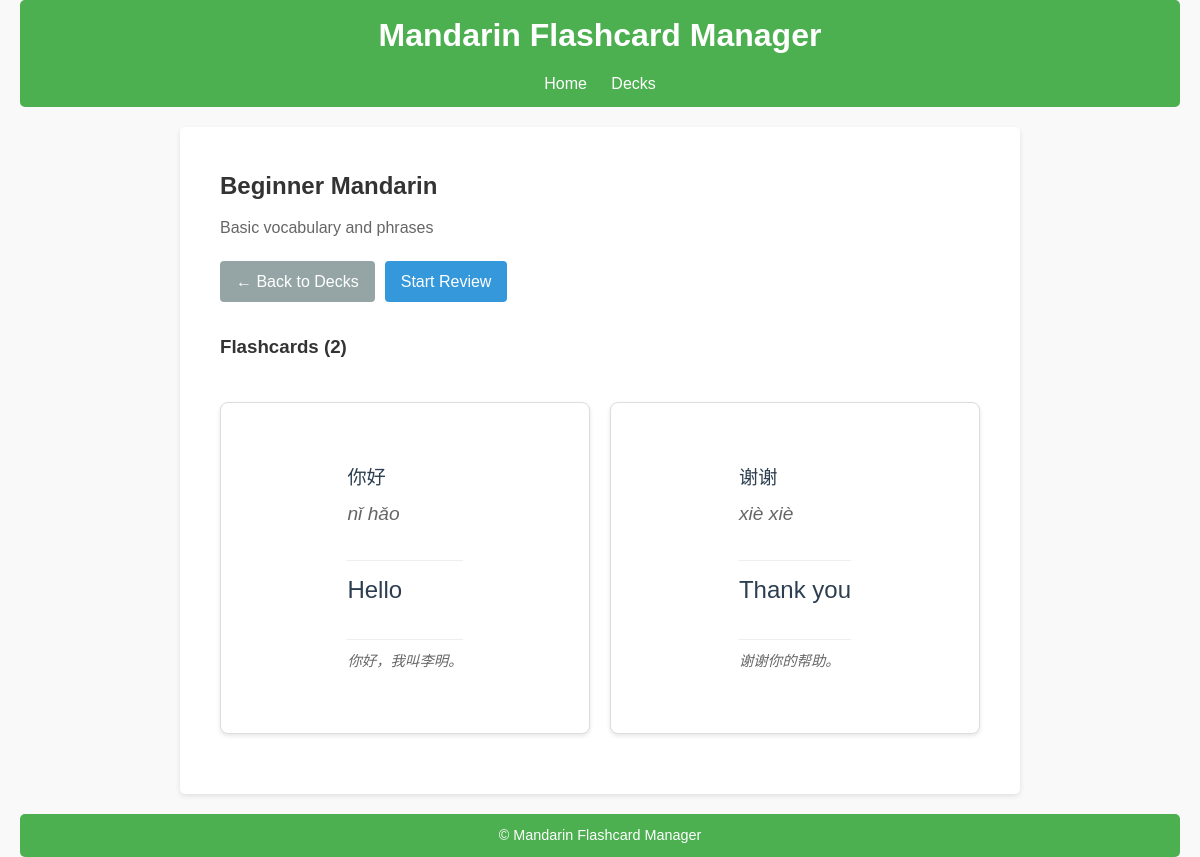
The app's page /decks/view/1 with its own data.
### src/database/models/deck.py (models this page shows)
class Deck(Base):
    __tablename__ = "decks"
    id = Column(Integer, primary_key=True, index=True)
    name = Column(String, unique=True, nullable=False)
    description = Column(String, nullable=True)
    flashcards = relationship("Flashcard", back_populates="deck", cascade="all, delete")

### src/database/models/flashcard.py (models this page shows)
class Flashcard(Base):
    __tablename__ = "flashcards"
    id = Column(Integer, primary_key=True, index=True)
    deck_id = Column(Integer, ForeignKey("decks.id", ondelete="CASCADE"), nullable=False)
    word = Column(String, nullable=False)
    pinyin = Column(String, nullable=False)
    translation = Column(String, nullable=False)
    example_sentence = Column(String, nullable=True)  # nullable=True since it's optional
    deck = relationship("Deck", back_populates="flashcards")

### src/routes/decks.py (the view)
@decks_bp.route("/view/<int:deck_id>", methods=["GET"])
def view_deck(deck_id):
    db = next(get_db())
    try:
        deck = db.query(Deck).filter(Deck.id == deck_id).first()
        if not deck:
            abort(404, description="Deck not found")
        return render_template('deck_detail.html', deck=deck)
    finally:
        db.close()

### src/database/db.py (called while the page is built)
def get_db():
    db = SessionLocal()
    try:
        yield db
    finally:
        db.close()

### src/templates/deck_detail.html (shortened to what this page needs)
{% extends "base.html" %}
{% block content %}
<div class="deck-detail-container">
    <div class="deck-header">
        <h2>{{ deck.name }}</h2>
        {% if deck.description %}
            <p class="deck-description">{{ deck.description }}</p>
        {% endif %}
    </div>
    <div class="deck-actions">
        <a href="{{ url_for('decks.view_decks') }}" class="button back-btn">← Back to Decks</a>
        <a href="{{ url_for('review.start_review', deck_id=deck.id) }}" class="button review-btn">Start Review</a>
    </div>
    <div class="flashcards-section">
        <h3>Flashcards ({{ deck.flashcards|length }})</h3>
        {% if deck.flashcards %}
            <div class="flashcard-grid">
                {% for card in deck.flashcards %}
                    <div class="flashcard">
                        <div class="card-content">
                            <div class="chinese">
                                <span class="word">{{ card.word }}</span>
                                <span class="pinyin">{{ card.pinyin }}</span>
                            </div>
                            <div class="translation">{{ card.translation }}</div>
                            {% if card.example_sentence %}
                                <div class="example">{{ card.example_sentence }}</div>
                            {% endif %}
                        </div>
                    </div>
                {% endfor %}
            </div>
        {% else %}
            <p class="no-cards">No flashcards in this deck yet.</p>
        {% endif %}
    </div>
</div>
{% endblock %}

### src/static/styles.css (style rules this page uses)
body, h1, h2, h3, p, ul, li, a, button, input, label { margin: 0; padding: 0; box-sizing: border-box; }
body { font-family: Arial, sans-serif; background-color: #f9f9f9; color: #333; line-height: 1.6; padding: 0 20px; }
a { color: #4CAF50; text-decoration: none; }
.flashcard { background-color: white; border-radius: 10px; box-shadow: 0 2px 10px rgba(0,0,0,0.1); padding: 40px; margin: 20px 0; min-height: 300px; display: flex; flex-direction: column; justify-content: center; align-items: center; cursor: pointer; }
.pinyin { font-size: 1.2em; color: #666; margin-bottom: 20px; }
.translation { font-size: 1.5em; margin-bottom: 20px; }
.example { color: #666; font-style: italic; }
.button { padding: 10px 20px; border: none; border-radius: 5px; cursor: pointer; font-size: 1em; transition: background-color 0.3s; }

### src/templates/deck_detail.html (style rules this page uses)
.deck-detail-container { max-width: 1200px; margin: 0 auto; padding: 20px; }
.deck-header { margin-bottom: 20px; }
.deck-description { color: #666; margin-top: 10px; }
.deck-actions { display: flex; gap: 10px; margin-bottom: 30px; }
.button { padding: 8px 16px; border-radius: 4px; text-decoration: none; font-weight: 500; }
.back-btn { background-color: #95a5a6; color: white; }
.review-btn { background-color: #3498db; color: white; }
.flashcards-section { margin-top: 30px; }
.flashcard-grid { display: grid; grid-template-columns: repeat(auto-fill, minmax(250px, 1fr)); gap: 20px; margin-top: 20px; }
.flashcard { border: 1px solid #ddd; border-radius: 8px; padding: 15px; background-color: white; box-shadow: 0 2px 4px rgba(0,0,0,0.1); }
.card-content { display: flex; flex-direction: column; gap: 10px; }
.chinese { display: flex; flex-direction: column; gap: 5px; }
.word { font-size: 1.2em; color: #2c3e50; }
.pinyin { color: #666; font-style: italic; }
.translation { color: #2c3e50; border-top: 1px solid #eee; padding-top: 10px; }
.example { color: #666; font-size: 0.9em; border-top: 1px solid #eee; padding-top: 10px; }

### records on screen
Deck: name "Beginner Mandarin", description "Basic vocabulary and phrases"
Flashcard: word "你好", pinyin "nǐ hǎo", translation "Hello", example_sentence "你好，我叫李明。"
Flashcard: word "谢谢", pinyin "xiè xiè", translation "Thank you", example_sentence "谢谢你的帮助。"

### other values on screen
{{ deck.flashcards|length }} "2"
